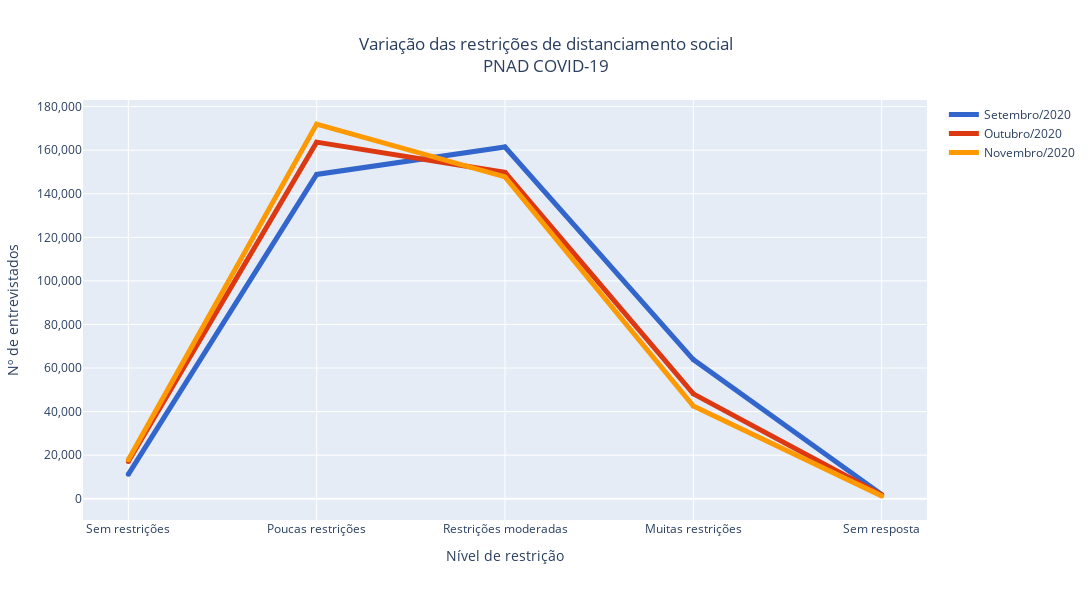

Source (notebook cell):
### Code cell
# Create a line chart using Plotly graph objects
fig = go.Figure()

# Variable 1
fig.add_trace(go.Scatter(
    x=df_results.loc[df_results['mes']=='Setembro/2020']['restricao_contato'], # x-axis
    y=df_results.loc[df_results['mes']=='Setembro/2020']['n_entrevistados'], # y-axis
    mode='lines+markers', # Connect data points with lines and add markers
    name='Setembro/2020', # Name in the legend

    line=dict(
        color=px.colors.qualitative.G10[0],        # Change the line color to red
        width=5),
    
    marker=dict(
        symbol='circle',    # Change the marker symbol to a circle
        size=5,            # Set the marker size
        color=px.colors.qualitative.G10[0]),       # Set the marker color             # Set the line width
))

# Variable 2
fig.add_trace(go.Scatter(
    x=df_results.loc[df_results['mes']=='Outubro/2020']['restricao_contato'], # x-axis
    y=df_results.loc[df_results['mes']=='Outubro/2020']['n_entrevistados'], # y-axis
    mode='lines+markers', # Connect data points with lines and add markers
    name='Outubro/2020', # Name in the legend

    line=dict(
        color=px.colors.qualitative.G10[1],        # Change the line color to red
        width=5),
    
    marker=dict(
        symbol='circle',    # Change the marker symbol to a circle
        size=5,            # Set the marker size
        color=px.colors.qualitative.G10[1]),       # Set the marker color             # Set the line width
))

# Variable 3
fig.add_trace(go.Scatter(
    x=df_results.loc[df_results['mes']=='Novembro/2020']['restricao_contato'], # x-axis
    y=df_results.loc[df_results['mes']=='Novembro/2020']['n_entrevistados'], # y-axis
    mode='lines+markers', # Connect data points with lines and add markers
    name='Novembro/2020', # Name in the legend

    line=dict(
        color=px.colors.qualitative.G10[2],        # Change the line color to red
        width=5),
    
    marker=dict(
        symbol='circle',    # Change the marker symbol to a circle
        size=5,            # Set the marker size
        color=px.colors.qualitative.G10[2]),       # Set the marker color             # Set the line width
))

fig.update_layout(width=1800, height=600, title='Variação das restrições de distanciamento social<br>PNAD COVID-19', title_x=0.5,
                  yaxis_title="Nº de entrevistados", xaxis_title='Nível de restrição')
fig.update_yaxes(tickformat=",.0f")

fig.show()

title_name = 'Variacaoo restricoes de distanciamento social'

plotly.offline.plot(fig, filename = f'./plots/{title_name}.html', auto_play=False, auto_open=False)

### Figure 1 — Plotly figure (JSON) as saved in the notebook; plotly's stock layout.template omitted (floating-point values rounded to 4 significant figures)
{"data": [{"line": {"color": "#3366CC", "width": 5}, "marker": {"color": "#3366CC", "size": 5, "symbol": "circle"}, "mode": "lines+markers", "name": "Setembro/2020", "type": "scatter", "x": ["Sem restrições", "Poucas restrições", "Restrições moderadas", "Muitas restrições", "Sem resposta"], "y": [11191, 148874, 161444, 63863, 1926]}, {"line": {"color": "#DC3912", "width": 5}, "marker": {"color": "#DC3912", "size": 5, "symbol": "circle"}, "mode": "lines+markers", "name": "Outubro/2020", "type": "scatter", "x": ["Sem restrições", "Poucas restrições", "Restrições moderadas", "Muitas restrições", "Sem resposta"], "y": [17138, 163684, 149778, 48157, 1704]}, {"line": {"color": "#FF9900", "width": 5}, "marker": {"color": "#FF9900", "size": 5, "symbol": "circle"}, "mode": "lines+markers", "name": "Novembro/2020", "type": "scatter", "x": ["Sem restrições", "Poucas restrições", "Restrições moderadas", "Muitas restrições", "Sem resposta"], "y": [17865, 171955, 147728, 42573, 1317]}], "layout": {"height": 600, "title": {"text": "Variação das restrições de distanciamento social<br>PNAD COVID-19", "x": 0.5}, "width": 1800, "xaxis": {"title": {"text": "Nível de restrição"}}, "yaxis": {"tickformat": ",.0f", "title": {"text": "Nº de entrevistados"}}}}
